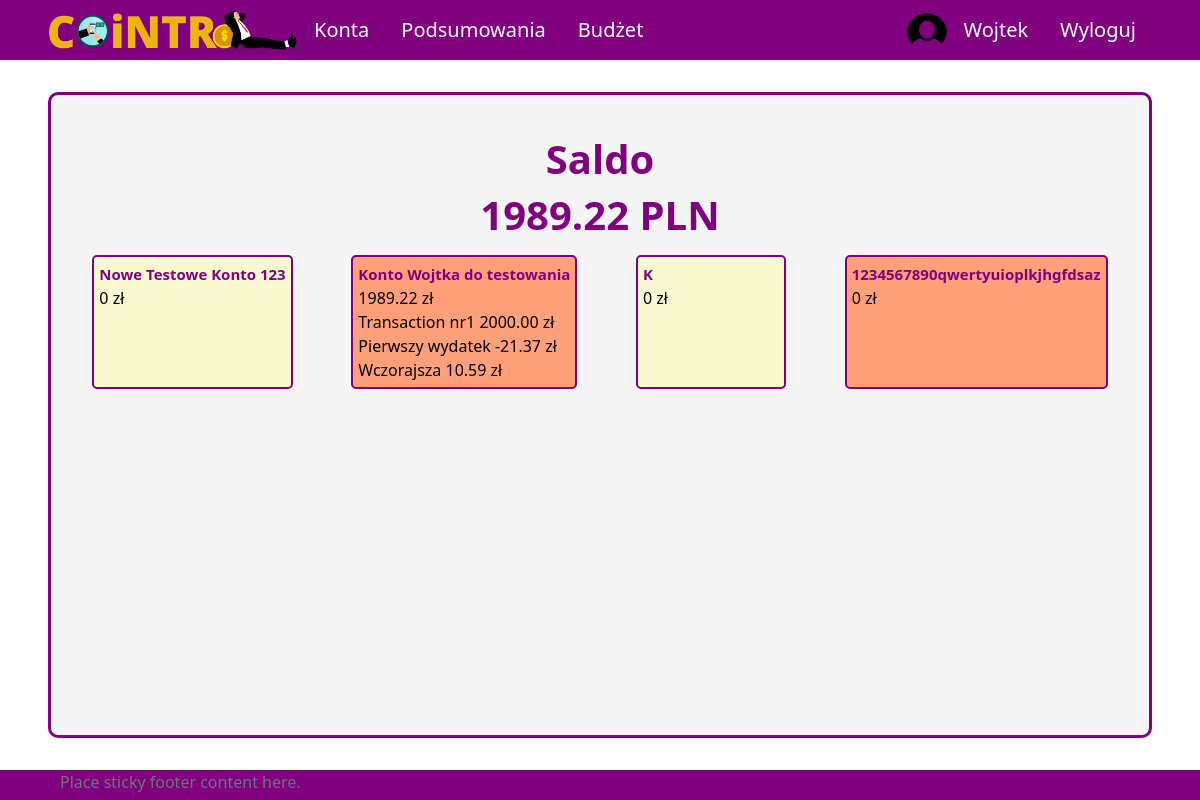
The app's page / (signed in) with its own data.
### aplication/models.py (models this page shows, shortened)
class Account(models.Model):
    owner = models.ForeignKey(Profile, null=True, blank=True, on_delete=models.CASCADE)
    name = models.CharField(max_length=30)
    is_shared = models.BooleanField(default=False)
    id = models.UUIDField(default=uuid.uuid4, unique=True,
                            primary_key=True, editable=False)
    def __str__(self):
        return self.name
    def calculate_balance(self):
        balance = 0
        transactions = Transaction.objects.filter(id_account=self)
        for transaction in transactions:
            balance += transaction.converted_amount
        return balance
    def transactions(self):
        return Transaction.objects.filter(id_account=self).order_by('-transaction_date')

class Transaction(models.Model):
    id_account = models.ForeignKey(Account, on_delete=models.CASCADE)
    id_user = models.ForeignKey(Profile, on_delete=models.SET_NULL, null=True) #konto z którego dokonano transakcji zostało usunięte ale transakcja ma pozostać
    id_subcategory = models.ForeignKey(Subcategory, on_delete=models.SET_NULL, null=True) #umozliwienie usuniecia kategorii i podkategorii bez usuniecia transakcji
    name = models.CharField(max_length=50)
    is_periodic = models.BooleanField(default=False)
    amount = models.DecimalField(max_digits=10, decimal_places=2)
    converted_amount = models.DecimalField(max_digits=10, decimal_places=2)
    transaction_date = models.DateField()
    description = models.CharField(max_length=255, blank=True, null=True)
    id = models.UUIDField(default=uuid.uuid4, unique=True,
                            primary_key=True, editable=False)

### aplication/views.py (the view)
# urls.py: 2. Add a URL to urlpatterns:  path('', views.home, name='home')
def home(request):
    if request.user.is_authenticated:
        balance = 0
        acc = Account.objects.filter(owner=request.user.profile)
        for a in acc:
            balance += a.calculate_balance()
        context = {
            "accounts": acc,
            'profile_balance': balance
        }
        return render(request, 'application/home-login.html', context)
    else:
        return render(request, 'application/home-logout.html')

### templates/application/home-login.html (shortened to what this page needs)
{% extends 'application/base.html' %}
{% block content %}
    <div class="title">
        <h1>Saldo</h1>
        <h1>{{ profile_balance }} PLN</h1>
    </div>
    <div class="content tiles">
        {% for acc in accounts %}
            <div class="account">
                <span class="name"><a href="{% url 'account' pk=acc.id %}">{{ acc }}</a></span>
                <span class="balance">{{ acc.calculate_balance }} zł</span>
                {% for tr in acc.transactions %}
                    <div class="transaction">
                        <span class="name">{{ tr.name }}</span>
                        <span class="amount">{{ tr.amount }} zł</span>
                    </div>
                {% endfor %}
            </div>
        {% endfor %}
    </div>
{% endblock  %}

### templates/application/base.html (shortened to what this page needs)
{%load static%}
<!DOCTYPE html>
<html lang="pl">
<head>
    <link href="https://cdn.jsdelivr.net/npm/bootstrap@5.2.2/dist/css/bootstrap.min.css" rel="stylesheet">
    <link rel="stylesheet" type="text/css" href="{% static 'css/style.css' %}">
</head>
<body>
    <nav class="nav">
        {% if user.is_authenticated %}
        <ul class="nav justify-content-start">
            <li class="nav-item"><a id="logo-link" class="nav-link" href="{% url 'home' %}">
                <img id="app-logo" src="{% static 'images/logo.png' %}">
            </a>
            <li class="nav-item"><a class="nav-link" href="{% url 'all-accounts' %}">Konta</a></li>
            <li class="nav-item"><a class="nav-link" href="#">Podsumowania</a></li>
            <li class="nav-item"><a class="nav-link" href="#">Budżet</a></li>
        </ul>
        <ul class="nav justify-content-end">
            <img src="{% static 'images/circle_user_image.png' %}", style="border-radius: 50%; width: 40px;">
            <li class="nav-item"><a class="nav-link" href="{% url 'profile' %}">{{ user.username }}</a></li>
            <li class="nav-item"><a class="nav-link" href="{% url 'logout' %}">Wyloguj</a></li>
        </ul>
        {% endif %}
    </nav>
    <div id = "site-content">
        {% block content %}
        {% endblock %}
    </div>
    <footer class="footer">
        <div class="container">
            <span class="text-muted">Place sticky footer content here.</span>
        </div>
    </footer>
</body>
</html>

### aplication/static/css/style.css (style rules this page uses)
body { background-color: white; color: black; }
a.nav-link { color: white; font-size: 20px; }
ul.nav { align-items: center; }
nav.nav { height: 60px; background-color: purple; justify-content: space-between; padding-left: 4vw; padding-right: 4vw; }
#logo-link { padding: 0; }
#app-logo { width: 250px; }
#site-content { min-height: calc(100vh - 60px - 8vh - 30px); margin-top: 4vh; margin-bottom: 4vh; margin-left: 4vw; margin-right: 4vw; border: 3px solid purple; border-radius: 10px; background-color: whitesmoke; }
div.title { padding-top: 5vh; display: flex; align-items: center; flex-direction: column; }
div.title h1 { color: purple; font-size: 40px; font-weight: bold; }
div.content { padding-left: 1vw; padding-right: 1vw; }
div.tiles { display: flex; flex-wrap: wrap; justify-content: space-around; }
div.account { margin-top: 1vh; margin-bottom: 1vh; margin-left: 1vw; margin-right: 1vw; padding: 5px; border: 2px solid purple; border-radius: 5px; background-color: lightgoldenrodyellow; min-width: 150px; display: flex; flex-direction: column; }
div.account:nth-child(even) { background-color: lightsalmon; }
div.account > span.name > a { font-weight: bold; font-size: 15px; color: purple; text-decoration: none; }
footer { height: 30px; background-color: purple; justify-content: space-between; padding-left: 4vw; padding-right: 4vw; }

### records on screen
Account: name "Nowe Testowe Konto 123", calculate_balance "0"
Account: name "Konto Wojtka do testowania", calculate_balance "1989.22"
Transaction: name "Transaction nr1", amount "2000.00"
Transaction: name "Pierwszy wydatek", amount "-21.37"
Transaction: name "Wczorajsza", amount "10.59"
Account: name "K", calculate_balance "0"
Account: name "1234567890qwertyuioplkjhgfdsaz", calculate_balance "0"

### other values on screen
{{ user.username }} "Wojtek"
{{ profile_balance }} "1989.22"
